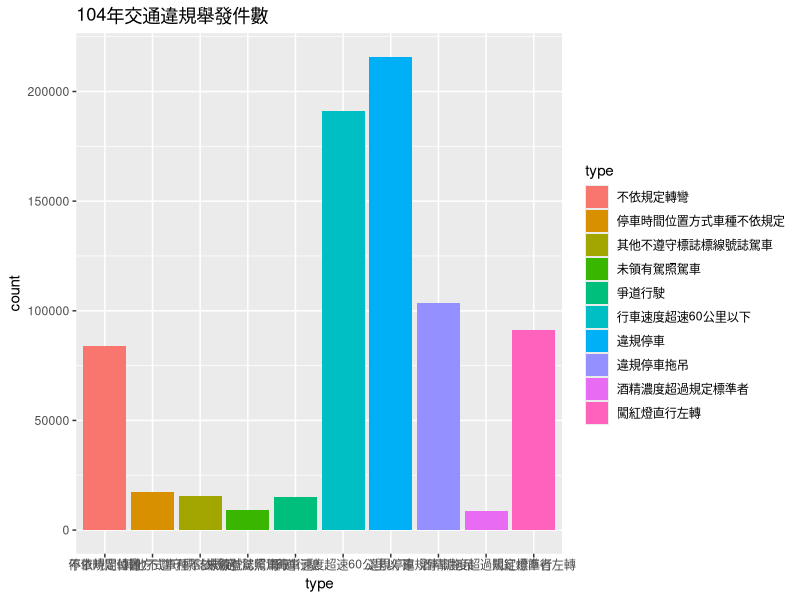
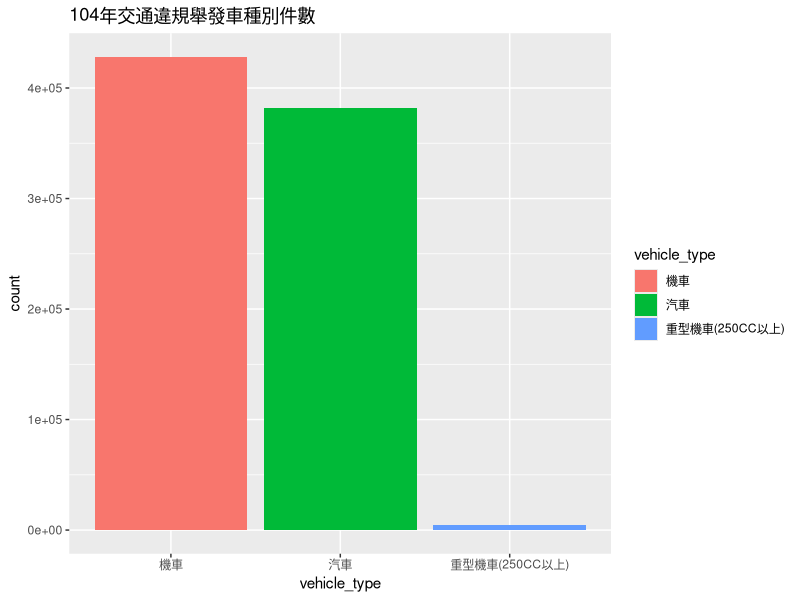
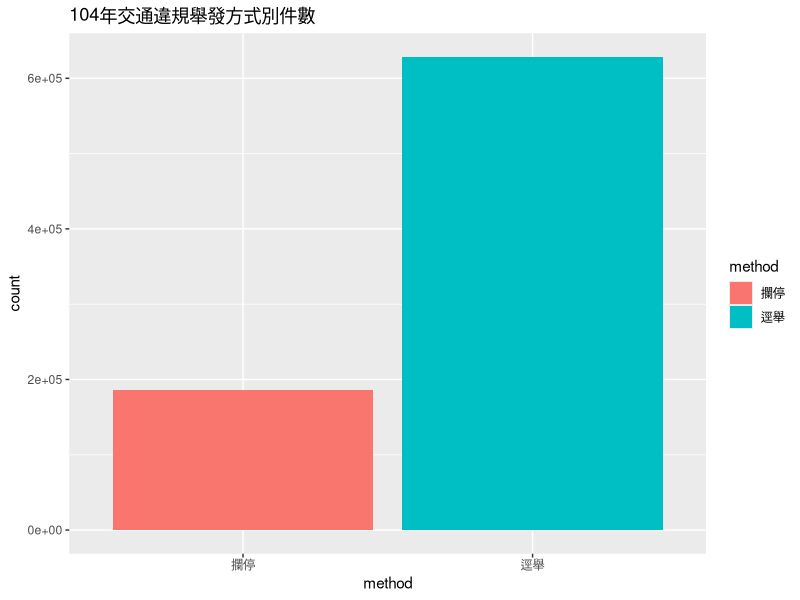
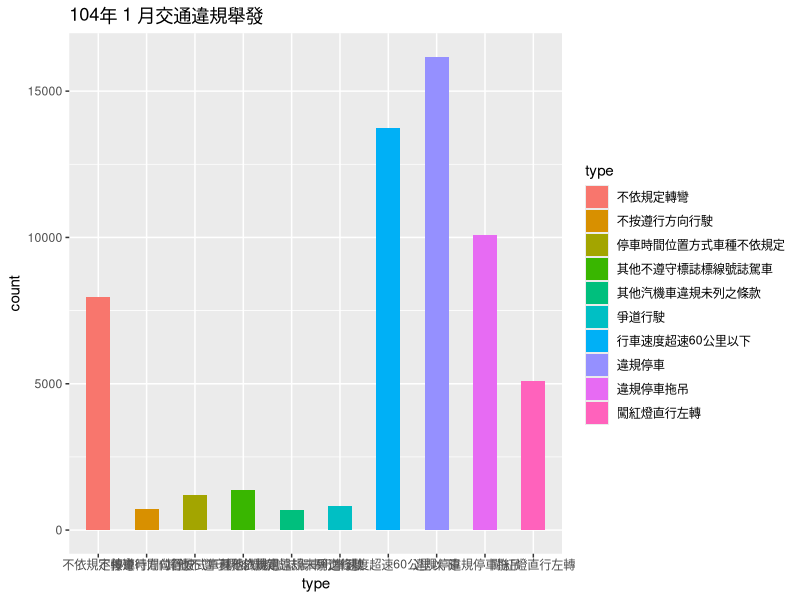
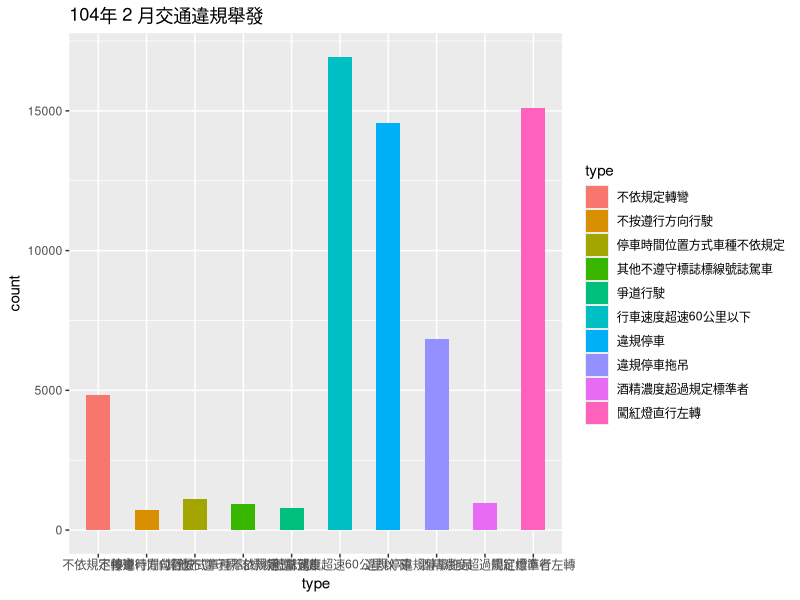
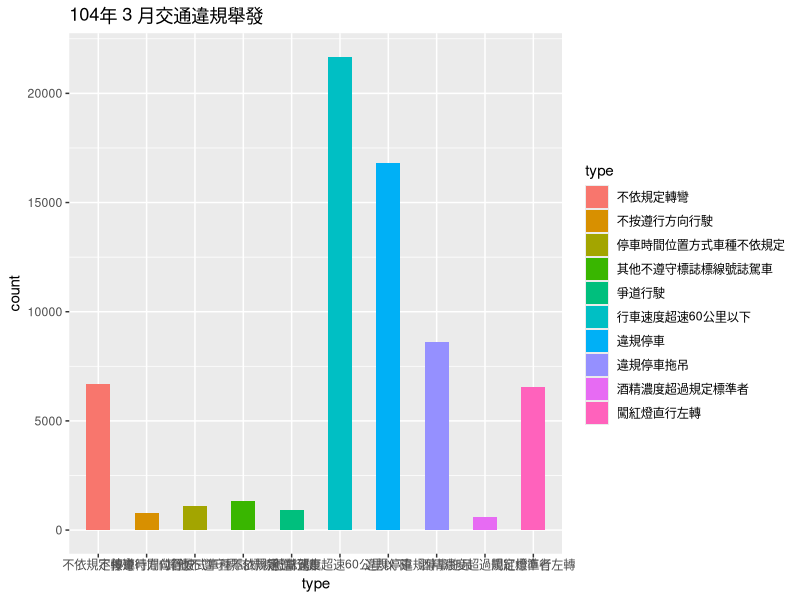
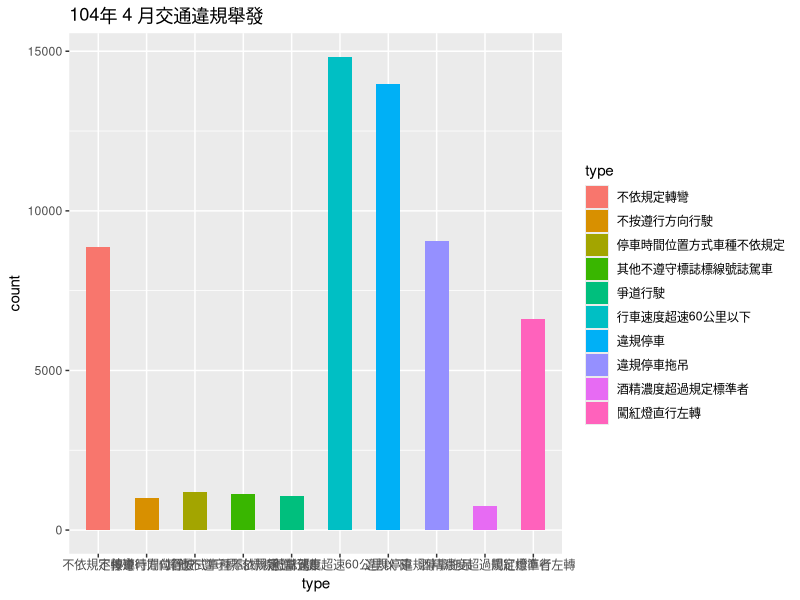
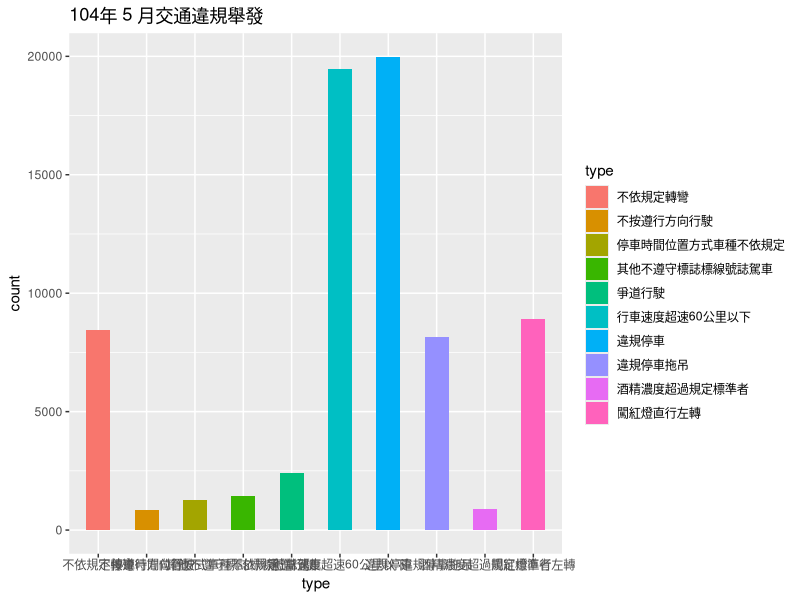

The R source for these figures, in order:
install.packages("dplyr")
install.packages("ggplot2")
library(dplyr)
library(ggplot2)

data <- read.csv("traffic.csv",fileEncoding="big5")

type <- data %>%
  filter(year == 104) %>%
  group_by(type) %>%
  summarise(count = sum(count)) %>%
  arrange(desc(count))

vtype <- data %>%
  filter(year == 104) %>%
  group_by(vehicle_type) %>%
  summarise(count = sum(count)) %>%
  arrange(desc(count))

method <- data %>%
  filter(year == 104) %>%
  group_by(method) %>%
  summarise(count = sum(count)) %>%
  arrange(desc(count))


write.csv(type,file = "type.csv",row.names = F,fileEncoding="utf-8")
write.csv(vtype,file = "vtype.csv",row.names = F,fileEncoding="utf-8")
write.csv(method,file = "method.csv",row.names = F,fileEncoding="utf-8")

type_month <- data %>%
  filter(year == 104) %>%
  group_by(month,type) %>%
  summarise(count = sum(count)) %>%
  arrange(desc(count))

vtype_month <- data %>%
  filter(year == 104) %>%
  group_by(month,vehicle_type) %>%
  summarise(count = sum(count)) %>%
  arrange(desc(count))

method_month <- data %>%
  filter(year == 104) %>%
  group_by(month,method) %>%
  summarise(count = sum(count)) %>%
  arrange(desc(count))


write.csv(type_month,file = "type_month.csv",row.names = F,fileEncoding="utf-8")
write.csv(vtype_month,file = "vtype_month.csv",row.names = F,fileEncoding="utf-8")
write.csv(method_month,file = "method_month.csv",row.names = F,fileEncoding="utf-8")

ggplot(type[1:10,],aes(x=type,y =count,fill = type))+
  geom_bar(stat="identity") +
  ggtitle("104年交通違規舉發件數")

ggplot(vtype,aes(x=vehicle_type,y =count,fill = vehicle_type))+
  geom_bar(stat="identity") +
  ggtitle("104年交通違規舉發車種別件數")

ggplot(method,aes(x=method,y =count,fill = method))+
  geom_bar(stat="identity") +
  ggtitle("104年交通違規舉發方式別件數")

bar <- list() 
for(i in 1:12){
  X <- type_month %>%
    filter(month == i)
  bar[[i]]<- ggplot(X[1:10,],aes(x=type,y =count,fill = type))+
    geom_bar(stat="identity",width=.5) +
    ggtitle(paste("104年",i,"月交通違規舉發"))
}
bar[[1]] 
bar[[2]] 
bar[[3]] 
bar[[4]]
bar[[5]] 
bar[[6]]
bar[[8]]
bar[[9]]
bar[[10]]
bar[[11]]
bar[[12]]
